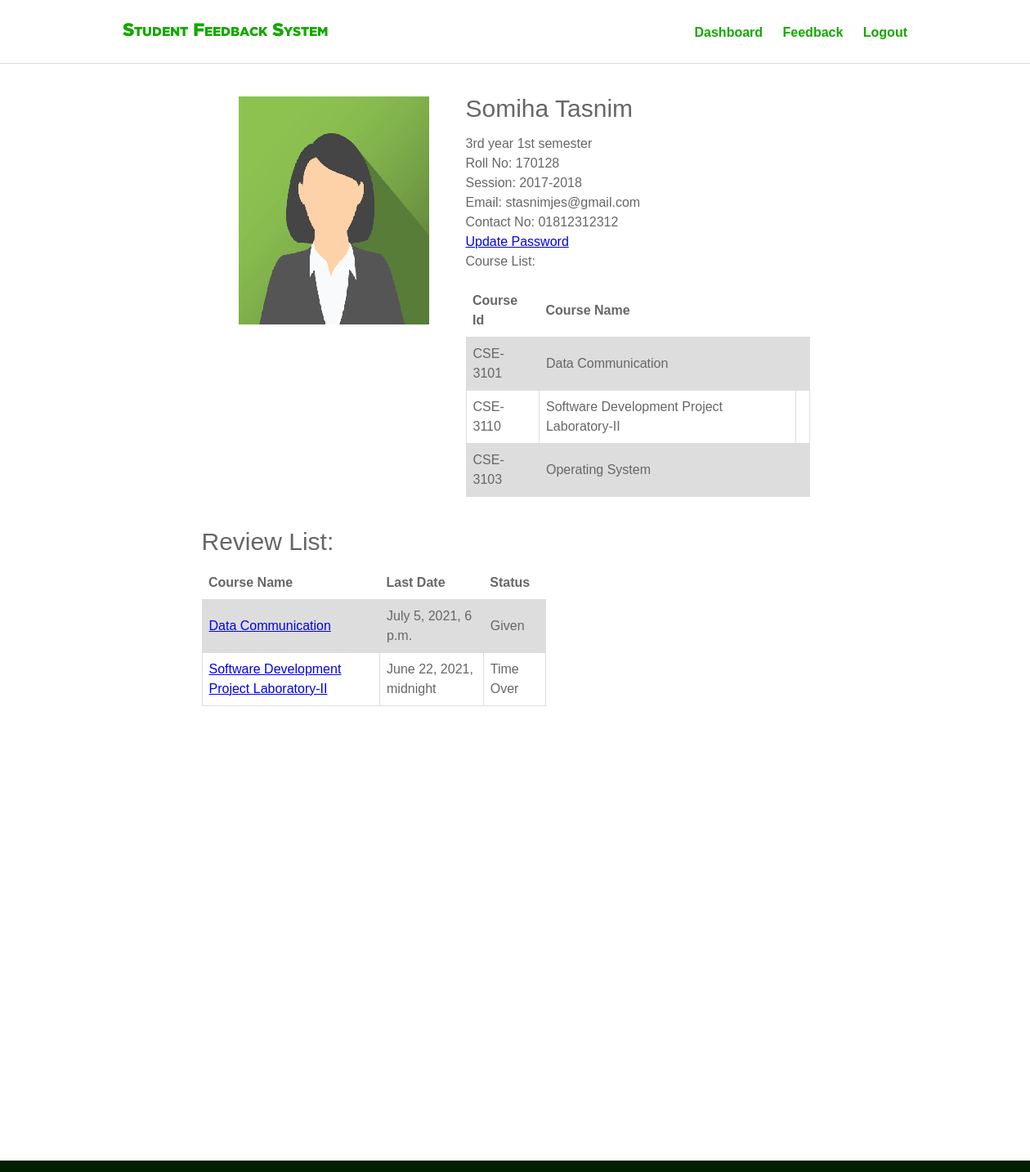
Screenshot of / (signed in) with the database file from the repository.
### account/models.py (models this page shows, shortened)
class StudentProfile(models.Model):
    user = models.ForeignKey(User, on_delete=models.CASCADE)
    profile_pic = models.ImageField(upload_to='profile_pic', default='img_avatar2.png')
    dept = models.ForeignKey(Dept, on_delete=models.CASCADE)
    batch = models.ForeignKey(Batch, on_delete=models.CASCADE)
    year_semester = models.ForeignKey(Semester, default="", on_delete=models.CASCADE)
    contantnum = models.CharField(max_length=15, blank=True, null=True)

class Semester(models.Model):
    name = models.CharField(max_length=200, unique=True)

class Batch(models.Model):
    name = models.CharField(max_length=200, unique=True)
    def __str__(self):
        return self.name

### main/models.py (models this page shows, shortened)
class SemesterSubject(models.Model):
    semester = models.ForeignKey(Semester, on_delete=models.CASCADE)
    subject = models.ForeignKey(Subject, on_delete=models.CASCADE)
    def __str__(self):
        return str(self.subject.name)

class Subject(models.Model):
    name = models.CharField(max_length=250, blank=False)
    dept = models.ForeignKey(Dept, on_delete=models.CASCADE)
    subcode = models.CharField(max_length=50, unique=True)
    class Meta:
        ordering = ['subcode']
    def __str__(self):
        return self.name

class ReviewSet(models.Model):
    name = models.CharField(max_length=200, blank=True)
    semester = models.ForeignKey(Semester, default="", on_delete=models.CASCADE)
    teacher = models.ForeignKey(Teacher, default="", on_delete=models.CASCADE)
    dept = models.ForeignKey(Dept, default="", on_delete=models.CASCADE)
    subject = models.ForeignKey(Subject, default="", on_delete=models.CASCADE)
    question = models.ManyToManyField(Question)
    created = models.DateTimeField(default=datetime.now)
    endtime = models.DateTimeField( blank=True,null=True)
    stop = models.BooleanField(default=False)

### account/views.py (the view, shortened to what this page needs)
# urls.py: url(r'^$', views.home, name="home"),
@login_required(login_url = '/login/')
def home(request):
    user = request.user
    students = StudentProfile.objects.filter(user=user)
    teachers = Teacher.objects.filter(user=user)
    if students:
        student = get_object_or_404(StudentProfile, user=user)
        subjects = SemesterSubject.objects.filter(semester=student.year_semester)
        reviews = ReviewSet.objects.filter(semester = student.year_semester, dept=student.dept)
        list = []
        for rev in reviews:
            now = datetime.utcnow().replace(tzinfo=utc)
            given = Review.objects.filter(reviewfor=rev, user=user)
            if given:
                list.append('Given')
            elif rev.endtime < now:
                list.append('Time Over')
            else:
                list.append('Not Given')
        reviewslist = zip(reviews, list)
        context = {
            'stuprofile' : student,
            'user' : user,
            'subjects' : subjects,
            'reviewslist' : reviewslist,
        }
        return render(request, 'studentdashboard.html', context)
    elif user.is_staff:
        return render(request, 'admindashboard.html')
    else:
        return render(request, 'usernotgivenrole.html')

### account/models.py (called while the page is built)
    def __str__(self):
        return self.name

### templates/studentdashboard.html
{% extends 'master.html' %}
{% load static %}
{% block body %}
{% include 'navbar.html' %}
<section id="hero_area">
    <div class="inner_hero container">
        <img src="{{ stuprofile.profile_pic.url }}" alt="" class="alignleft">
        <h4>{{stuprofile.user.first_name}} {{stuprofile.user.last_name}}</h4>
        <p>
            {{stuprofile.year_semester}}<br>
            Roll No: {{user.username}} <br>
            Session: {{stuprofile.batch}}<br>
            Email: {{user.email}}<br>
            Contact No: {{stuprofile.contantnum}}<br>
            <a href="{% url 'changepass' %}">Update Password</a>
            <br>
            Course List: <br>
        </p>
        <table>
            <tr>
                <th>Course Id</th>
                <th>Course Name</th>
            </tr>
            {% for i in subjects %}
            <tr>
                <td>{{i.subject.subcode}}</td>
                <td>{{ i }}</td>
                <td>{{ i.subject.}}</td>
            </tr>
            {% endfor %}
        </table>
      <h4>Review List:</h4>
        <table>
            <tr>
                <th>Course Name</th>
                <th>Last Date</th>
                <th>Status</th>
            </tr>
            {% for i, status in reviewslist %}
            <tr>
                <td><a href="{% url 'submitanswer' pk=i.id %}"> {{ i.subject }}</a></td>
                <td>{{ i.endtime }}</td>
                <td>{{ status }}</td>
            </tr>
            {% endfor %}
        </table>
    </div>
</section>
{% endblock %}

### templates/master.html (shortened to what this page needs)
{% load static %}
<!DOCTYPE html>
<html lang="en">
<head>
    <link rel="stylesheet" href="{% static 'css/meanmenu.min.css' %}">
    <link rel="stylesheet" href="{% static 'css/responsive.css' %}">
    <link rel="stylesheet" href="{% static 'css/style.css' %}">
</head>
<body>
    {% block body %}
    {% endblock %}
    <footer id="footer_area">
    </footer>
</body>
</html>

### templates/navbar.html (shortened to what this page needs)
{% load static %}
    <header class="header_area">
       <div id="main_header_area">
           <div class="inner_header container">
                <div class="logo_area">
                    <a href="dashboard.html"><img src="{% static 'img/logo1.png' %}" alt="Logo"></a>
                </div>
                <div class="menu_area">
                        <ul>
                            <li><a href="{% url 'home' %}">Dashboard</a></li>
                            <li><a href="{% url 'feedback' %}">Feedback</a></li>
                            <li><a href="{% url 'logout' %}">Logout</a></li>
                        </ul>
                </div>
            </div>
       </div>
    </header>

### static/css/style.css (style rules this page uses)
html { position: relative; min-height: 100%; }
body { color: #666666; font-family: Georgia, sans-serif; font-size: 16px; line-height: 1.5em; margin: 0; margin-bottom: 170px; }
.container { margin: 0 auto; max-width: 960px; width: 96%; }
img { max-width: 100%; height: auto; }
.alignleft { float: left; margin-right: 15px; margin-bottom: 15px; }
.header_area { width: 100%; clear: both; }
#main_header_area { width: 100%; border-bottom: 0.5px solid #d5e0d5; clear: both; }
.inner_header { padding: 25px 0; overflow: hidden; }
.logo_area { padding-top: 3px; float: left; width: 300px; }
.menu_area { padding-top: 3px; float: right; max-width: 600px; width: 100%; }
.menu_area ul { margin: 0; padding: 0; list-style: none; text-align: right; }
.menu_area ul li { display: inline-block; margin-left: 20px; }
.menu_area ul li a { display: block; text-decoration: none; color: #14a800; font-size: 16px; font-weight: 600; }
#hero_area { background: #fff; margin: 40px; padding: 0; }
.inner_hero { overflow: visible; display: block; width: 65%; }
.inner_hero img { margin-right: 45px; margin-bottom: 0; margin-left: 45px; }
.inner_hero h4 { color: #666666; font-size: 30px; line-height: 1em; font-weight: normal; margin-bottom: 15px; }
.inner_hero p { color: #666666; font-size: 16px; font-weight: normal; }
.inner_hero table { border-collapse: collapse; width: 55%; }
.inner_hero td, th { border: 1px solid #dddddd; text-align: left; padding: 8px; }
.inner_hero tr:nth-child(even) { background-color: #dddddd; }
.inner_feedback td, th { border: 1px solid #dddddd; text-align: left; padding: 8px; }
.inner_feedbackstatistics td, th { border: none; text-align: left; padding: 8px; }
#footer_area { background: #001E00; padding: 25px; margin: 0; bottom: -100px; width: 100%; position: absolute; }

### rows the page displays
StudentProfile: profile_pic (picture), user.first_name "Somiha", user.last_name "Tasnim", year_semester "3rd year 1st semester", batch "2017-2018", contantnum "01812312312"
SemesterSubject: subject.subcode "CSE-3101", subject.name "Data Communication"
SemesterSubject: subject.subcode "CSE-3110", subject.name "Software Development Project Laboratory-II"
SemesterSubject: subject.subcode "CSE-3103", subject.name "Operating System"
ReviewSet: subject "Data Communication", endtime "July 5, 2021, 6 p.m.", status "Given"
ReviewSet: subject "Software Development Project Laboratory-II", endtime "June 22, 2021, midnight", status "Time Over"

### other values shown
{{ user.username }} "170128"
{{ user.email }} "stasnimjes@gmail.com"
